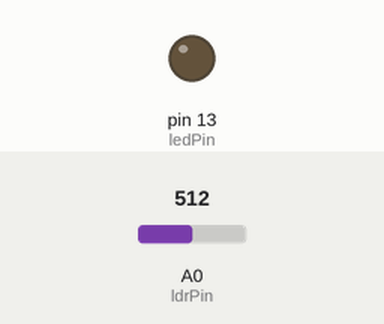
The sketch below on a simulated Arduino Uno, built with avr-gcc and run on an emulated ATmega328P. Shown: output pins drawn as LEDs (lit = HIGH). Inputs (shaded band) come from the test bench; at power-on: A0 (ldrPin) = 512.

Above: at 1.8 s.
1.9 s: A0 (ldrPin) set to 219
3.4 s: A0 (ldrPin) set to 190
At 4.8 s:
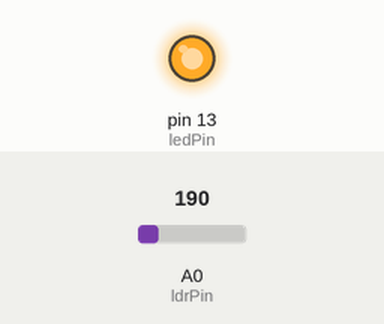
5.5 s: A0 (ldrPin) set to 210
At 6.3 s:
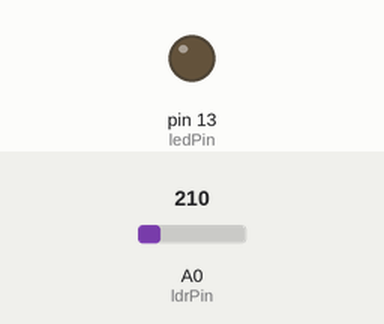
7.5 s: A0 (ldrPin) set to 122
At 9.0 s:
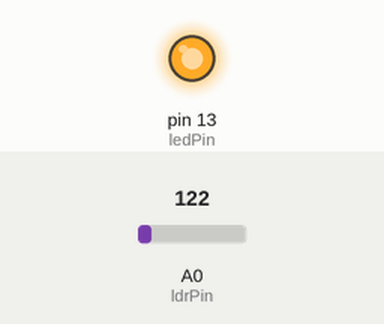
Timing chart, 0 to 10.5 s (numbered marks = the images above; inputs shaded):
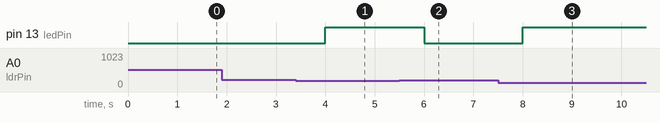

Measured:
- the behaviour switches between 201 and 200 on A0 (ldrPin) (found by bisection; images 0 and 1)
- after the input at 1.9 s, every drawn part: stays the same
- after the input at 3.4 s, pin 13 (ledPin): LOW → HIGH after 0.60 s
- after the input at 5.5 s, pin 13 (ledPin): HIGH → LOW after 0.50 s
- after the input at 7.5 s, pin 13 (ledPin): LOW → HIGH after 0.50 s

The sketch:

ldrPin.ino
```cpp
// the setup function runs once when you press reset or power the board
const int ledPin = 13;
const int ldrPin = A0;
void setup() {
  // initialize digital pin LED_BUILTIN as an output.

pinMode(ledPin, OUTPUT);
pinMode(ldrPin, INPUT);
}

// the loop function runs over and over again forever
void loop() {
  int ldrStatus = analogRead(ldrPin);

if (ldrStatus <= 200) {

  digitalWrite(ledPin, HIGH);   // turn the LED on (HIGH is the voltage level)
}
else
{
  digitalWrite(ledPin, LOW);    // turn the LED off by making the voltage LOW
}
  delay(1000);                       // wait for a second
}
```
